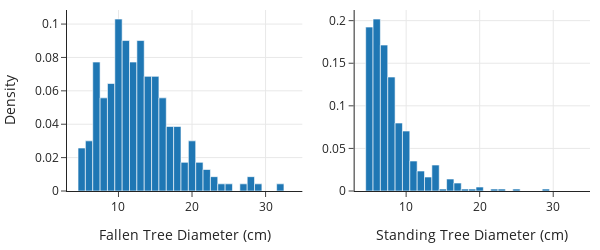

Notebook code cell kept with this figure:
### Markdown cell above
Based on the quartiles, the distribution of tree diameter seems skewed right. Let's compare  the distribution of diameter for the standing and fallen trees with histograms:

### Code cell
f1 = px.histogram(trees.query('status == "fallen"'), x="diameter", 
                  histnorm='probability density', nbins = 30)
f2 = px.histogram(trees.query('status == "standing"'), x="diameter", 
                  histnorm='probability density')

fig = left_right(f1, f2, height=250, width=600)
fig.update_xaxes(title_text='Fallen Tree Diameter (cm)', 
                 row=1, col=1, range=[3, 35])
fig.update_xaxes(title_text='Standing Tree Diameter (cm)', 
                 row=1, col=2, range=[3, 35])
fig.update_yaxes(title_text='Density', row=1, col=1)
fig.show()

### Figure 1 — Plotly figure (JSON) as saved in the notebook; plotly's stock layout.template omitted (floating-point values rounded to 4 significant figures; data arrays with more than 128 entries replaced by an {"elided": "..."} marker saying what was removed)
{"data": [{"alignmentgroup": "True", "histnorm": "probability density", "hovertemplate": "diameter=%{x}<br>probability density=%{y}<extra></extra>", "legendgroup": "", "marker": {"color": "#1F77B4", "pattern": {"shape": ""}}, "name": "", "nbinsx": 30, "offsetgroup": "", "orientation": "v", "showlegend": false, "type": "histogram", "x": {"elided": "233 float values"}, "xaxis": "x", "yaxis": "y"}, {"alignmentgroup": "True", "histnorm": "probability density", "hovertemplate": "diameter=%{x}<br>probability density=%{y}<extra></extra>", "legendgroup": "", "marker": {"color": "#1F77B4", "pattern": {"shape": ""}}, "name": "", "offsetgroup": "", "orientation": "v", "showlegend": false, "type": "histogram", "x": {"elided": "426 float values"}, "xaxis": "x2", "yaxis": "y2"}], "layout": {"height": 250, "width": 600, "xaxis": {"anchor": "y", "domain": [0, 0.45], "range": [3, 35], "title": {"text": "Fallen Tree Diameter (cm)"}}, "xaxis2": {"anchor": "y2", "domain": [0.55, 1], "range": [3, 35], "title": {"text": "Standing Tree Diameter (cm)"}}, "yaxis": {"anchor": "x", "domain": [0, 1], "title": {"text": "Density"}}, "yaxis2": {"anchor": "x2", "domain": [0, 1]}}}
